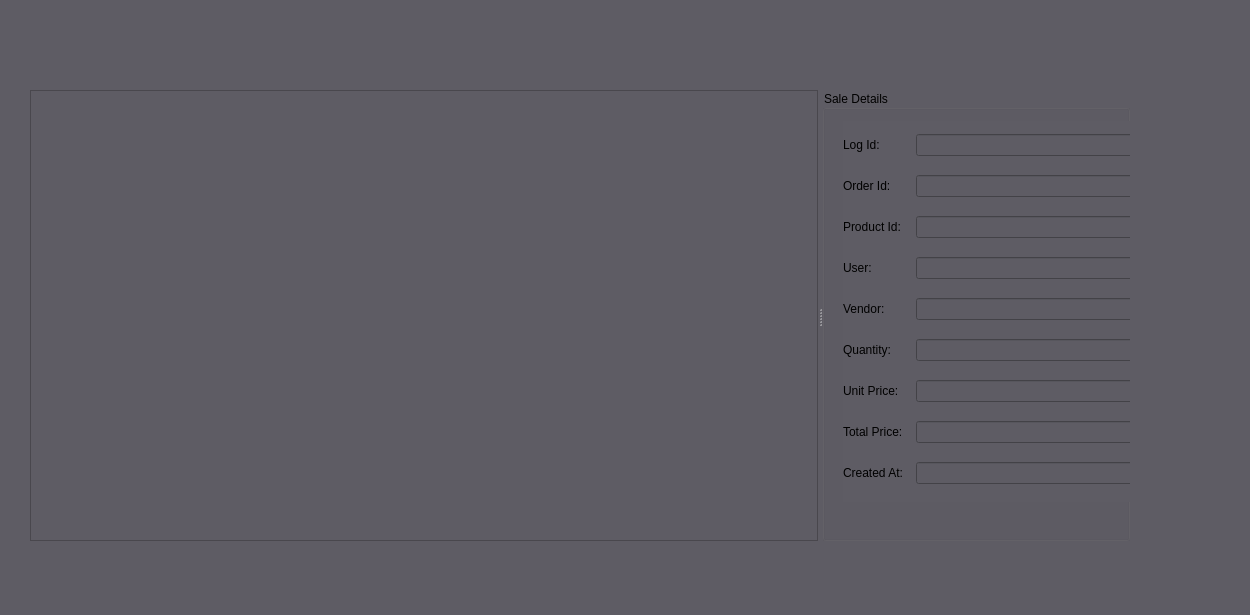
<?xml version="1.0" encoding="UTF-8"?>
<ui version="4.0">
 <class>SaleLogsPanel</class>
 <widget class="QMainWindow" name="SaleLogsPanel">
  <property name="geometry">
   <rect>
    <x>0</x>
    <y>0</y>
    <width>1250</width>
    <height>615</height>
   </rect>
  </property>
  <property name="windowTitle">
   <string>SaleLogPanel</string>
  </property>
  <property name="styleSheet">
   <string notr="true">background-color: rgb(94, 92, 100);</string>
  </property>
  <widget class="QWidget" name="centralwidget">
   <widget class="QLabel" name="label">
    <property name="geometry">
     <rect>
      <x>50</x>
      <y>-10</y>
      <width>151</width>
      <height>101</height>
     </rect>
    </property>
    <property name="text">
     <string/>
    </property>
    <property name="pixmap">
     <pixmap resource="resource.qrc">:/logo/logo.png</pixmap>
    </property>
    <property name="scaledContents">
     <bool>true</bool>
    </property>
   </widget>
   <widget class="QSplitter" name="splitter">
    <property name="geometry">
     <rect>
      <x>30</x>
      <y>90</y>
      <width>1100</width>
      <height>451</height>
     </rect>
    </property>
    <property name="orientation">
     <enum>Qt::Horizontal</enum>
    </property>
    <widget class="QTableView" name="salesLogsTableView">
     <property name="alternatingRowColors">
      <bool>true</bool>
     </property>
     <property name="selectionBehavior">
      <enum>QAbstractItemView::SelectRows</enum>
     </property>
     <property name="sortingEnabled">
      <bool>true</bool>
     </property>
    </widget>
    <widget class="QGroupBox" name="groupBox">
     <property name="title">
      <string>Sale Details</string>
     </property>
     <widget class="QWidget" name="">
      <property name="geometry">
       <rect>
        <x>21</x>
        <y>31</y>
        <width>350</width>
        <height>381</height>
       </rect>
      </property>
      <layout class="QGridLayout" name="gridLayout">
       <item row="0" column="0">
        <widget class="QLabel" name="logIdValueLabel">
         <property name="text">
          <string>Log Id:</string>
         </property>
        </widget>
       </item>
       <item row="0" column="1">
        <widget class="QLineEdit" name="lineEdit">
         <property name="readOnly">
          <bool>true</bool>
         </property>
        </widget>
       </item>
       <item row="1" column="0">
        <widget class="QLabel" name="label_2">
         <property name="text">
          <string>Order Id:</string>
         </property>
        </widget>
       </item>
       <item row="1" column="1">
        <widget class="QLineEdit" name="lineEdit_2">
         <property name="readOnly">
          <bool>true</bool>
         </property>
        </widget>
       </item>
       <item row="2" column="0">
        <widget class="QLabel" name="label_3">
         <property name="text">
          <string>Product Id:</string>
         </property>
        </widget>
       </item>
       <item row="2" column="1">
        <widget class="QLineEdit" name="lineEdit_3">
         <property name="readOnly">
          <bool>true</bool>
         </property>
        </widget>
       </item>
       <item row="3" column="0">
        <widget class="QLabel" name="label_6">
         <property name="text">
          <string>User:</string>
         </property>
        </widget>
       </item>
       <item row="3" column="1">
        <widget class="QLineEdit" name="lineEdit_5">
         <property name="readOnly">
          <bool>true</bool>
         </property>
        </widget>
       </item>
       <item row="4" column="0">
        <widget class="QLabel" name="label_5">
         <property name="text">
          <string>Vendor:</string>
         </property>
        </widget>
       </item>
       <item row="4" column="1">
        <widget class="QLineEdit" name="lineEdit_6">
         <property name="readOnly">
          <bool>true</bool>
         </property>
        </widget>
       </item>
       <item row="5" column="0">
        <widget class="QLabel" name="label_4">
         <property name="text">
          <string>Quantity:</string>
         </property>
        </widget>
       </item>
       <item row="5" column="1">
        <widget class="QLineEdit" name="lineEdit_4">
         <property name="readOnly">
          <bool>true</bool>
         </property>
        </widget>
       </item>
       <item row="6" column="0">
        <widget class="QLabel" name="label_9">
         <property name="text">
          <string>Unit Price:</string>
         </property>
        </widget>
       </item>
       <item row="6" column="1">
        <widget class="QLineEdit" name="lineEdit_8">
         <property name="readOnly">
          <bool>true</bool>
         </property>
        </widget>
       </item>
       <item row="7" column="0">
        <widget class="QLabel" name="label_8">
         <property name="text">
          <string>Total Price:</string>
         </property>
        </widget>
       </item>
       <item row="7" column="1">
        <widget class="QLineEdit" name="lineEdit_9">
         <property name="readOnly">
          <bool>true</bool>
         </property>
        </widget>
       </item>
       <item row="8" column="0">
        <widget class="QLabel" name="label_7">
         <property name="text">
          <string>Created At:  </string>
         </property>
        </widget>
       </item>
       <item row="8" column="1">
        <widget class="QLineEdit" name="lineEdit_7">
         <property name="readOnly">
          <bool>true</bool>
         </property>
        </widget>
       </item>
      </layout>
     </widget>
    </widget>
   </widget>
  </widget>
  <widget class="QMenuBar" name="menubar">
   <property name="geometry">
    <rect>
     <x>0</x>
     <y>0</y>
     <width>1320</width>
     <height>33</height>
    </rect>
   </property>
  </widget>
  <widget class="QStatusBar" name="statusbar"/>
 </widget>
 <resources>
  <include location="resource.qrc"/>
 </resources>
 <connections/>
</ui>
